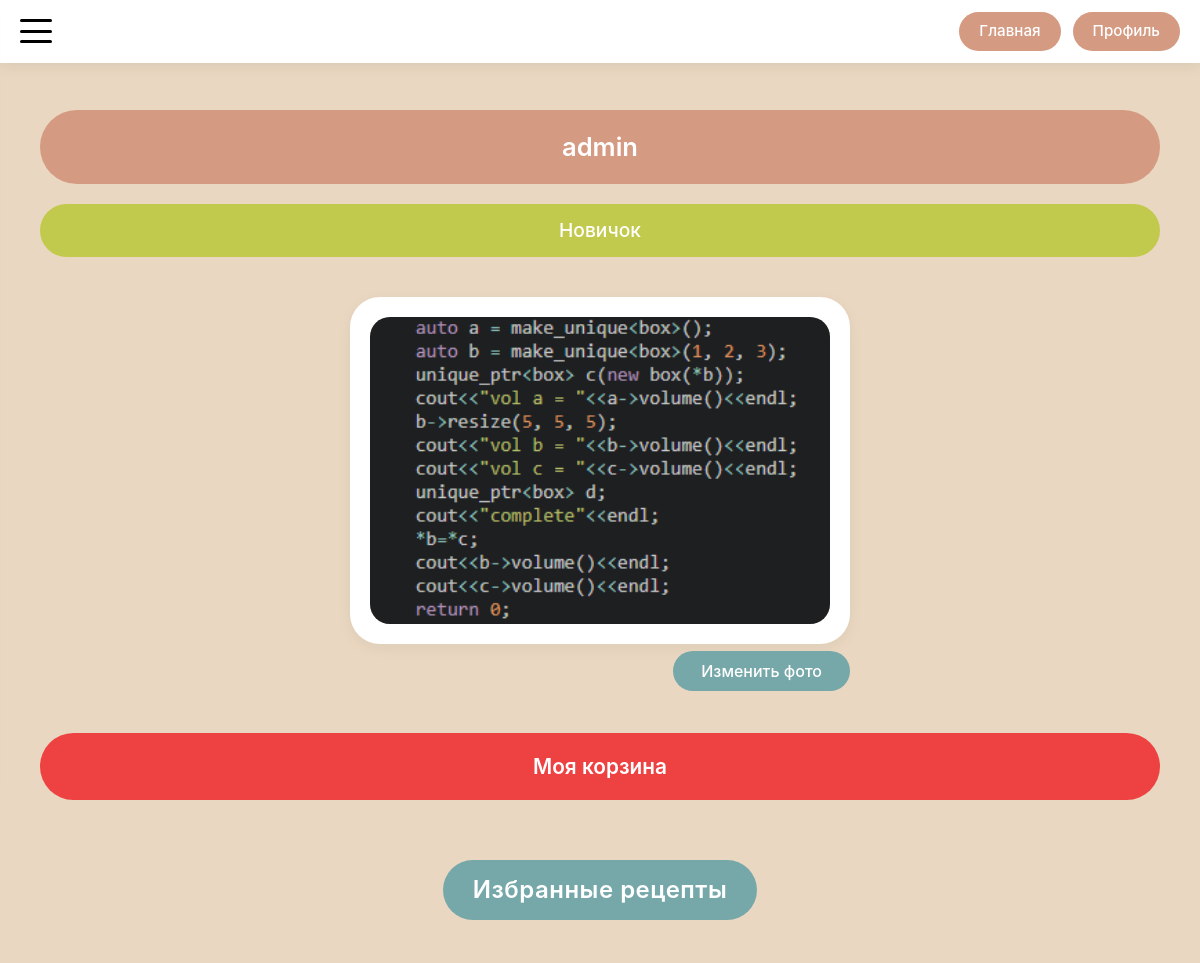
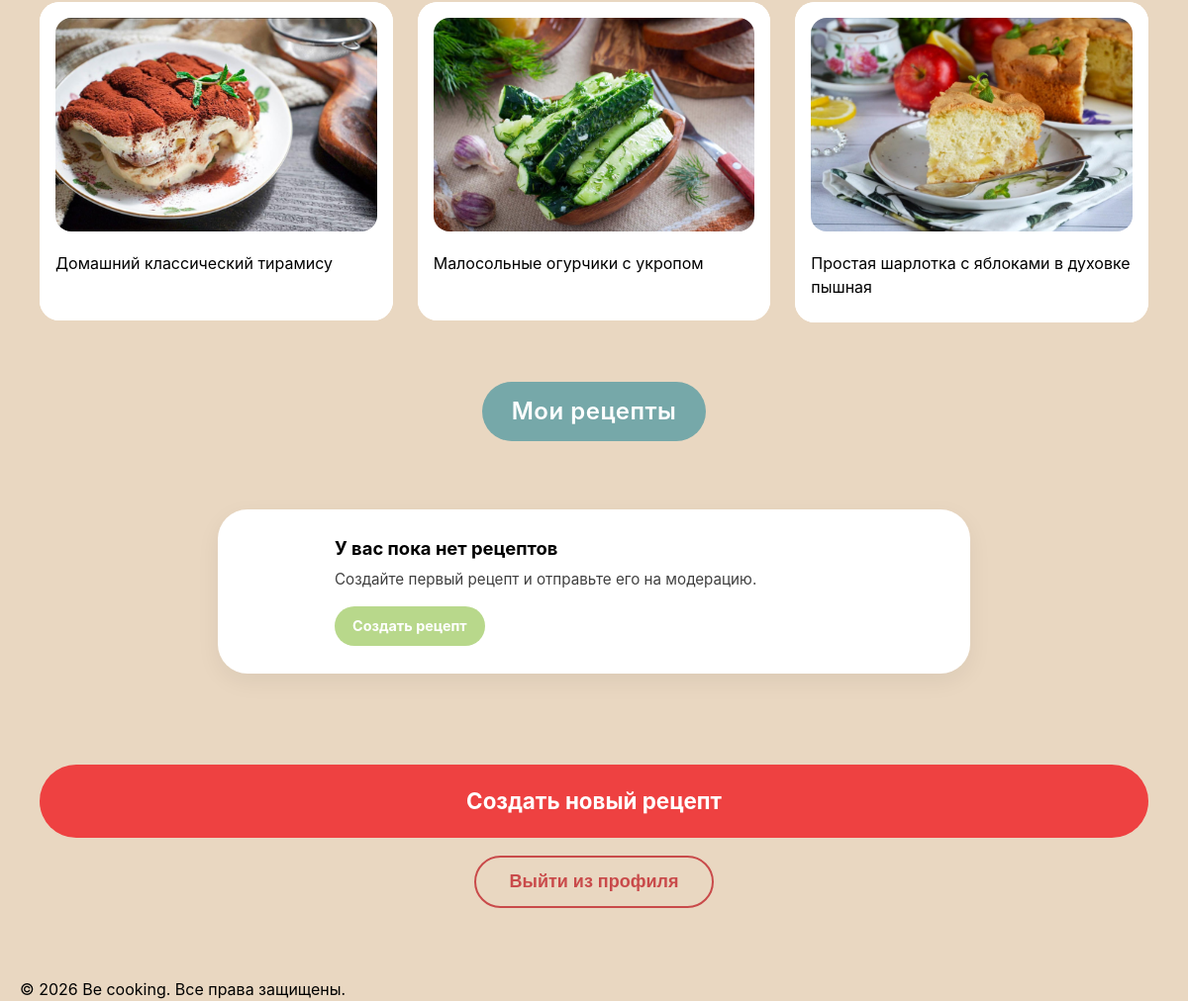
The page /profile (signed in) on the database its author committed (2 pictures, top to bottom).
### models.py (models this page shows, shortened)
class User(db.Model, UserMixin):
    __tablename__ = 'user'
    id = db.Column(db.Integer, primary_key=True)
    username = db.Column(db.String(100), unique=True, nullable=False)
    password_hash = db.Column(db.String(255), nullable=False)
    avatar_url = db.Column(db.String(300))
    created_at = db.Column(db.DateTime, default=datetime.utcnow)
    role = db.Column(db.Enum(UserRoleEnum), nullable=False, default=UserRoleEnum.USER)
    recipes = db.relationship('Recipe', backref='author', lazy='dynamic')
    comments = db.relationship('Comment', backref='author', lazy='dynamic')
    favorites = db.relationship('Favorite', backref='user', lazy='dynamic')
    cart_items = db.relationship('CartItem', backref='user', lazy='dynamic')
    notes = db.relationship('Note', backref='user', lazy='dynamic')
    chefs = db.relationship('Chef', backref='admin', lazy='dynamic')
    articles = db.relationship('Article', backref='author', lazy='dynamic')
    chef_ratings = db.relationship('ChefRating', backref='user', lazy='dynamic', cascade='all, delete-orphan')

class Recipe(db.Model):
    __tablename__ = 'recipe'
    id = db.Column(db.Integer, primary_key=True)
    title = db.Column(db.String(200), nullable=False)
    description = db.Column(db.Text)
    author_id = db.Column(db.Integer, db.ForeignKey('user.id'), nullable=False)
    status = db.Column(db.Enum(RecipeStatusEnum), nullable=False, default=RecipeStatusEnum.PENDING)
    created_at = db.Column(db.DateTime, default=datetime.utcnow)
    updated_at = db.Column(db.DateTime, default=datetime.utcnow, onupdate=datetime.utcnow)
    main_image_url = db.Column(db.String(300))
    calories = db.Column(db.Float, nullable=True)
    proteins = db.Column(db.Float, nullable=True)
    fats = db.Column(db.Float, nullable=True)
    carbohydrates = db.Column(db.Float, nullable=True)
    ingredients = db.Column(db.JSON)  # В SQLAlchemy JSON может хранить массивы
    steps = db.relationship('RecipeStep', backref='recipe', lazy='dynamic', cascade='all, delete-orphan')
    comments = db.relationship('Comment', backref='recipe', lazy='dynamic', cascade='all, delete-orphan')
    notes = db.relationship('Note', backref='recipe', lazy='dynamic', cascade='all, delete-orphan')
    favorites = db.relationship('Favorite', backref='recipe', lazy='dynamic', cascade='all, delete-orphan')
    cart_items = db.relationship('CartItem', backref='recipe', lazy='dynamic', cascade='all, delete-orphan')

### routes/user_routes.py (the view)
@app.route('/profile')
@login_required
def profile():
    rank = calculate_user_rank(current_user)
    my_recipes = Recipe.query.filter_by(
        author_id=current_user.id
    ).order_by(
        Recipe.created_at.desc()
    ).limit(3).all()
    favorite_recipes = (
        Recipe.query
        .join(Favorite, Favorite.recipe_id == Recipe.id)
        .filter(Favorite.user_id == current_user.id)
        .order_by(Favorite.created_at.desc())
        .limit(3)
        .all()
    )
    return render_template(
        'profile/profile.html',
        user=current_user,
        rank=rank,
        my_recipes=my_recipes,
        favorite_recipes=favorite_recipes
    )

### app.py (called while the page is built)
@login_manager.user_loader
def load_user(user_id):
    return User.query.get(int(user_id))

@app.context_processor
def inject_enums():
    return dict(UserRoleEnum=UserRoleEnum)

### routes/user_routes.py (called while the page is built)
def calculate_user_rank(user):
    published_count = Recipe.query.filter_by(
        author_id=user.id,
        status=RecipeStatusEnum.PUBLISHED
    ).count()
    pending_count = Recipe.query.filter_by(
        author_id=user.id,
        status=RecipeStatusEnum.PENDING
    ).count()
    rejected_count = Recipe.query.filter_by(
        author_id=user.id,
        status=RecipeStatusEnum.REJECTED
    ).count()
    score = published_count * 10 + pending_count * 3 - rejected_count * 2
    if score < 10:
        rank = 'Новичок'
    elif score < 30:
        rank = 'Домашний кулинар'
    elif score < 60:
        rank = 'Опытный автор'
    elif score < 100:
        rank = 'Кулинарный эксперт'
    else:
        rank = 'Шеф Be cooking'
    return rank

### templates/profile/profile.html (shortened to what this page needs)
{% extends 'base/base.html' %}
{% block main_class %}profile-main{% endblock %}
{% block content %}
<div class="profile-login-wrapper">
    <div class="profile-login-pill">
        <span class="profile-login-text">{{ user.username }}</span>
    </div>
</div>
<div class="profile-status-wrapper">
    <div class="profile-status-pill">
        <span class="profile-status-text">{{ rank }}</span>
    </div>
</div>
{% if user.avatar_url %}
<div class="profile-avatar-section">
    <div class="avatar-card">
        <div class="avatar-image-placeholder">
            <img src="{{ user.avatar_url if user.avatar_url else 'https://placehold.co' }}" alt="Аватар">
        </div>
    </div>
    <div class="avatar-change-btn-wrapper">
        <form action="{{ url_for('update_avatar') }}" method="POST" enctype="multipart/form-data">
            <label class="avatar-change-btn" style="cursor:pointer;">
                Изменить фото
            </label>
        </form>
    </div>
</div>
{% endif %}
<div class="profile-actions">
    <a href="{{ url_for('cart') }}" class="action-btn action-btn-red" style="text-decoration:none; text-align:center;">Моя
        корзина</a>
</div>
<div class="profile-section">
    <div class="section-title-wrapper">
        <a href="{{ url_for('favorites') }}" style="text-decoration: none;">
            <h2 class="section-title section-title-wide">Избранные рецепты</h2>
        </a>
    </div>
    <div class="profile-cards-row">
        {% for recipe in favorite_recipes %}
        <div class="card-wide">
            <a href="{{ url_for('recipe_detail', recipe_id=recipe.id) }}" class="profile-card-link">
                <div class="card-inner-wide">
                    <div class="card-image-wide">
                        <img src="{{ recipe.main_image_url }}" alt="{{ recipe.title }}">
                    </div>
                    <div class="card-text-wide">{{ recipe.title }}</div>
                </div>
            </a>
        </div>
        {% endfor %}
    </div>
</div>
<div class="profile-section">
    <div class="section-title-wrapper">
        <a href="{{ url_for('my_recipes') }}" style="text-decoration: none;">
            <h2 class="section-title section-title-wide">Мои рецепты</h2>
        </a>
    </div>
    <div class="profile-cards-row">
        {% for recipe in my_recipes %}
        <div class="card-wide">
            <a href="{{ url_for('recipe_manage', recipe_id=recipe.id) }}" class="profile-card-link">
                <div class="card-inner-wide">
                    <div class="card-image-wide">
                        <img
                                src="{{ recipe.main_image_url if recipe.main_image_url else 'https://placehold.co/300x200' }}"
                                alt="{{ recipe.title }}"
                        >
                    </div>
                    <div class="card-text-wide">{{ recipe.title }}</div>
                    {% if recipe.status.value == 'published' %}
                    <div class="recipe-status recipe-status-published">Опубликован</div>
                    {% elif recipe.status.value == 'pending' %}
                    <div class="recipe-status recipe-status-pending">На модерации</div>
                    {% elif recipe.status.value == 'rejected' %}
                    <div class="recipe-status recipe-status-rejected">Отклонён</div>
                    {% endif %}
                </div>
            </a>
        </div>
        {% else %}
        {% with
        empty_state_class = 'empty-state-profile',
        empty_state_icon = '+',
        empty_state_title = 'У вас пока нет рецептов',
        empty_state_text = 'Создайте первый рецепт и отправьте его на модерацию.',
        empty_state_action_url = url_for('recipe_add'),
        empty_state_action_text = 'Создать рецепт'
        %}
        {% include 'components/_empty_state.html' %}
        {% endwith %}
        {% endfor %}
    </div>
</div>
<div class="profile-footer">
    <a href="{{ url_for('recipe_add') }}" class="create-recipe-btn" style="text-decoration:none; text-align:center;">
        Создать новый рецепт
    </a>
    <form id="logout-form" action="{{ url_for('logout') }}" method="POST">
        <button type="button" class="logout-btn" id="open-logout-modal">
            Выйти из профиля
        </button>
    </form>
</div>
{% endblock %}

### rows shown on the page
User: username "admin", avatar_url (picture)
Recipe: main_image_url (picture), title "Домашний классический тирамису"
Recipe: main_image_url (picture), title "Малосольные огурчики с укропом"
Recipe: main_image_url (picture), title "Простая шарлотка с яблоками в духовке пышная"

### other values the page prints
{{ rank }} "Новичок"
{{ empty_state_title }} "У вас пока нет рецептов"
{{ empty_state_text }} "Создайте первый рецепт и отправьте его на модерацию."
{{ empty_state_action_text }} "Создать рецепт"
{{ now.year if now else '2026' }} "2026"
